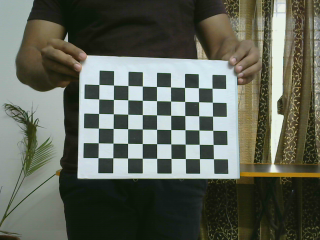
#> input picture 1.Point Cloud Generation/calibration_images/left_03.ppm, 320 x 240 px
$ python calibrate_cameras.py calibration_images out   (older library calls are emulated)
#> lines starting #> are read from the running program, lines starting #| are printed output that depends on the picture; pictures that were not available may be replaced by others from this repository, and a replacement may not be noted
### 1.Point Cloud Generation/ui_utils.py
# Copyright (C) 2014 Daniel Lee <lee.daniel.1986@gmail.com>
#
# This file is part of StereoVision.
#
# StereoVision is free software: you can redistribute it and/or modify
# it under the terms of the GNU General Public License as published by
# the Free Software Foundation, either version 3 of the License, or
# (at your option) any later version.
#
# StereoVision is distributed in the hope that it will be useful,
# but WITHOUT ANY WARRANTY; without even the implied warranty of
# MERCHANTABILITY or FITNESS FOR A PARTICULAR PURPOSE.  See the
# GNU General Public License for more details.
#
# You should have received a copy of the GNU General Public License
# along with StereoVision.  If not, see <http://www.gnu.org/licenses/>.

"""
Utilities for easing user interaction with the ``stereovision`` package.

Variables:

    * ``CHESSBOARD_ARGUMENTS`` - ``argparse.ArgumentParser`` for working with
      chessboards
    * ``STEREO_BM_FLAG`` - ``argparse.ArgumentParser`` for using StereoBM

Functions:

    * ``find_files`` - Discover stereo images in directory
    * ``calibrate_folder`` - Calibrate chessboard images discoverd in a folder

Classes:

    * ``BMTuner`` - Tune block matching algorithm to camera pair

.. image:: classes_ui_utils.svg
"""

from argparse import ArgumentParser
from functools import partial
import os

import cv2
from progressbar import ProgressBar, Percentage, Bar
from calibration import StereoCalibrator
# from exceptions import BadBlockMatcherArgumentError

#: Command line arguments for collecting information about chessboards
CHESSBOARD_ARGUMENTS = ArgumentParser(add_help=False)
CHESSBOARD_ARGUMENTS.add_argument("--rows", type=int,
                                  help="Number of inside corners in the "
                                  "chessboard's rows.", default=9)
CHESSBOARD_ARGUMENTS.add_argument("--columns", type=int,
                                  help="Number of inside corners in the "
                                  "chessboard's columns.", default=6)
CHESSBOARD_ARGUMENTS.add_argument("--square-size", help="Size of chessboard "
                                  "squares in cm.", type=float, default=1.8)


#: Command line arguments for using StereoBM rather than StereoSGBM
STEREO_BM_FLAG = ArgumentParser(add_help=False)
STEREO_BM_FLAG.add_argument("--use_stereobm", help="Use StereoBM rather than "
                              "StereoSGBM block matcher.", action="store_true")


def find_files(folder):
    """Discover stereo photos and return them as a pairwise sorted list."""
#> called with folder = 'calibration_images'
    files = [i for i in os.listdir(folder) if i.startswith("left")]
    files.sort()
    for i in range(len(files)):
        insert_string = "right{}".format(files[i * 2][4:])
        files.insert(i * 2 + 1, insert_string)
    files = [os.path.join(folder, filename) for filename in files]
    return files


def calibrate_folder(args):
    """
    Calibrate camera based on chessboard images, write results to output folder.

    All images are read from disk. Chessboard points are found and used to
    calibrate the stereo pair. Finally, the calibration is written to the folder
    specified in ``args``.

    ``args`` needs to contain the following fields:
        input_files: List of paths to input files
        rows: Number of rows in chessboard
        columns: Number of columns in chessboard
        square_size: Size of chessboard squares in cm
        output_folder: Folder to write calibration to
    """
    height, width = cv2.imread(args.input_files[0]).shape[:2]
#> height = 240; width = 320
    calibrator = StereoCalibrator(args.rows, args.columns, args.square_size,
                                  (width, height))
    progress = ProgressBar(maxval=len(args.input_files),
                          widgets=[Bar("=", "[", "]"),
                          " ", Percentage()])
    print("Reading input files...")
    progress.start()
    while args.input_files:
        left, right = args.input_files[:2]
        img_left, im_right = cv2.imread(left), cv2.imread(right)
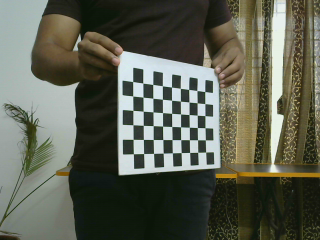
#> input picture 1.Point Cloud Generation/calibration_images/left_06.ppm, 320 x 240 px, given in place of right_03.ppm, which was not available
#> img_left is the input picture: shape (240, 320, 3); mean B, G, R 88, 99.8, 95.1
#> im_right is the input picture: shape (240, 320, 3); mean B, G, R 81.6, 95.4, 92.3
        calibrator.add_corners((img_left, im_right),
                               show_results=args.show_chessboards)
#> the loop in add_corners, `for image in image_pair:` made 2 passes
#> pass 1, in _get_corners, `temp = cv2.cvtColor(image, cv2.COLOR_BGR2GRAY)`:
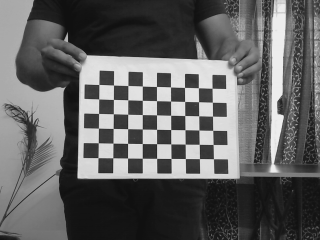
#> temp: shape (240, 320); min 16, max 238, mean 96.9
#> pass 2, in _get_corners (call 2), `temp = cv2.cvtColor(image, cv2.COLOR_BGR2GRAY)`:
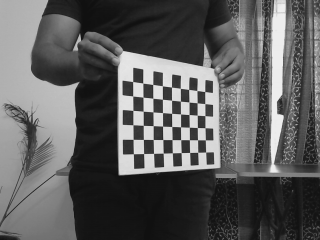
#> temp: shape (240, 320); min 16, max 237, mean 92.8
#> after the loop in add_corners, `for image in image_pair:`: self.image_count = 2
        args.input_files = args.input_files[2:]
        progress.update(progress.maxval - len(args.input_files))
#> (this line was passed over: progressbar is not available in this run)
#> pass 2 of the loop in calibrate_folder, `while args.input_files:`:
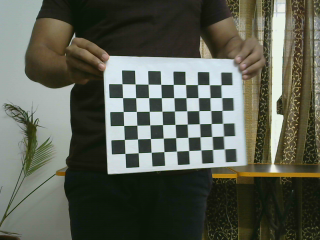
#> input picture 1.Point Cloud Generation/calibration_images/left_05.ppm, 320 x 240 px
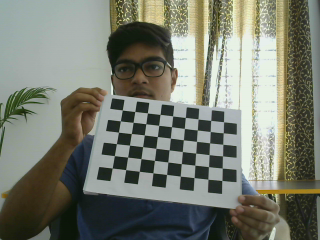
#> input picture 1.Point Cloud Generation/calibration_images/left_10.ppm, 320 x 240 px, given in place of right_05.ppm, which was not available
#> in calibrate_folder, img_left is the input picture: shape (240, 320, 3); mean B, G, R 82.3, 94.7, 91
#> in calibrate_folder, im_right is the input picture: shape (240, 320, 3); mean B, G, R 111.1, 123.2, 119.5
#> the loop in add_corners (call 2), `for image in image_pair:` made 2 passes
#> pass 2, in _get_corners (call 4), `temp = cv2.cvtColor(image, cv2.COLOR_BGR2GRAY)`:
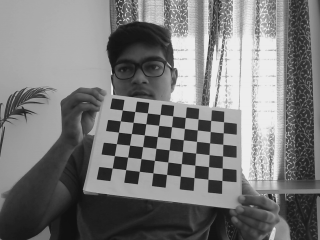
#> temp: shape (240, 320); min 16, max 238, mean 120.7

    progress.finish()
    print("Calibrating cameras. This can take a while.")
    calibration = calibrator.calibrate_cameras()
    avg_error = calibrator.check_calibration(calibration)
    print("The average error between chessboard points and their epipolar "
          "lines is \n"
          "{} pixels. This should be as small as possible.".format(avg_error))
    calibration.export(args.output_folder)


class BMTuner(object):

    """
    A class for tuning Stereo BM settings.

    Display a normalized disparity picture from two pictures captured with a
    ``CalibratedPair`` and allow the user to manually tune the settings for the
    ``BlockMatcher``.

    The settable parameters are intelligently read from the ``BlockMatcher``,
    relying on the ``BlockMatcher`` exposing them as ``parameter_maxima``.
    """

    #: Window to show results in
    window_name = "BM Tuner"

    # [104 lines left out: functions _set_value, _initialize_trackbars, _save_bm_state, __init__, update_disparity_map, tune_pair and 1 more, not called in this run]

### 1.Point Cloud Generation/calibration.py
# Copyright (C) 2014 Daniel Lee <lee.daniel.1986@gmail.com>
#
# This file is part of StereoVision.
#
# StereoVision is free software: you can redistribute it and/or modify
# it under the terms of the GNU General Public License as published by
# the Free Software Foundation, either version 3 of the License, or
# (at your option) any later version.
#
# StereoVision is distributed in the hope that it will be useful,
# but WITHOUT ANY WARRANTY; without even the implied warranty of
# MERCHANTABILITY or FITNESS FOR A PARTICULAR PURPOSE.  See the
# GNU General Public License for more details.
#
# You should have received a copy of the GNU General Public License
# along with StereoVision.  If not, see <http://www.gnu.org/licenses/>.

"""
Classes for calibrating homemade stereo cameras.

Classes:

    * ``StereoCalibration`` - Calibration for stereo camera
    * ``StereoCalibrator`` - Class to calibrate stereo camera with

.. image:: classes_calibration.svg
"""

import os

import cv2

import numpy as np
# from exceptions import ChessboardNotFoundError


class StereoCalibration(object):

    """
    A stereo camera calibration.

    The ``StereoCalibration`` stores the calibration for a stereo pair. It can
    also rectify pictures taken from its stereo pair.
    """

    # [73 lines left out: functions __str__, _copy_calibration, _interact_with_folder, __init__, not called in this run]

    def load(self, input_folder):
        """Load values from ``*.npy`` files in ``input_folder``."""
        self._interact_with_folder(input_folder, 'r')

    # [19 lines left out: functions export, rectify, not called in this run]


class StereoCalibrator(object):

    """A class that calibrates stereo cameras by finding chessboard corners."""

    def _get_corners(self, image):
        """Find subpixel chessboard corners in image."""
#> (the run stopped early here; a loop or call above may not have finished)
